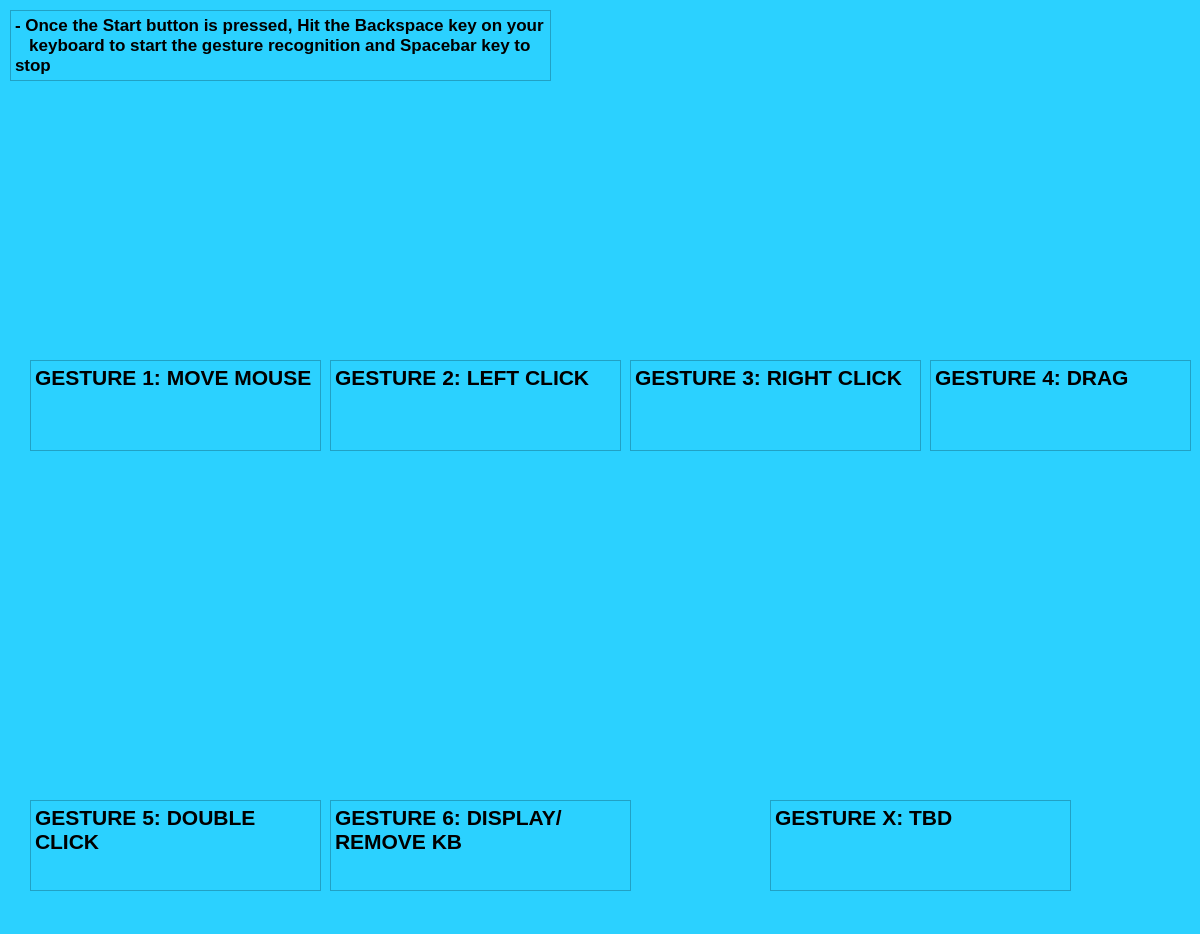
<?xml version="1.0" encoding="UTF-8"?>
<ui version="4.0">
 <class>Options</class>
 <widget class="QWidget" name="Options">
  <property name="geometry">
   <rect>
    <x>0</x>
    <y>0</y>
    <width>1200</width>
    <height>934</height>
   </rect>
  </property>
  <property name="windowTitle">
   <string>All Hands - Controls</string>
  </property>
  <property name="styleSheet">
   <string notr="true">background-color:rgb(43, 209, 255)

</string>
  </property>
  <widget class="QLabel" name="mouseImg">
   <property name="geometry">
    <rect>
     <x>60</x>
     <y>130</y>
     <width>231</width>
     <height>201</height>
    </rect>
   </property>
   <property name="text">
    <string/>
   </property>
   <property name="pixmap">
    <pixmap>../resources/move-mouse1.png</pixmap>
   </property>
  </widget>
  <widget class="QLabel" name="left_clickImg">
   <property name="geometry">
    <rect>
     <x>350</x>
     <y>150</y>
     <width>231</width>
     <height>181</height>
    </rect>
   </property>
   <property name="text">
    <string/>
   </property>
   <property name="pixmap">
    <pixmap>../resources/left-click1.png</pixmap>
   </property>
  </widget>
  <widget class="QLabel" name="right_clickImg">
   <property name="geometry">
    <rect>
     <x>660</x>
     <y>90</y>
     <width>211</width>
     <height>251</height>
    </rect>
   </property>
   <property name="text">
    <string/>
   </property>
   <property name="pixmap">
    <pixmap>../resources/right-click1.png</pixmap>
   </property>
  </widget>
  <widget class="QLabel" name="drkb_Img">
   <property name="geometry">
    <rect>
     <x>370</x>
     <y>490</y>
     <width>221</width>
     <height>291</height>
    </rect>
   </property>
   <property name="text">
    <string/>
   </property>
   <property name="pixmap">
    <pixmap>../resources/keyboard.png</pixmap>
   </property>
  </widget>
  <widget class="QTextBrowser" name="mouseText">
   <property name="geometry">
    <rect>
     <x>30</x>
     <y>360</y>
     <width>291</width>
     <height>91</height>
    </rect>
   </property>
   <property name="frameShape">
    <enum>QFrame::StyledPanel</enum>
   </property>
   <property name="lineWidth">
    <number>15</number>
   </property>
   <property name="html">
    <string>&lt;!DOCTYPE HTML PUBLIC &quot;-//W3C//DTD HTML 4.0//EN&quot; &quot;http://www.w3.org/TR/REC-html40/strict.dtd&quot;&gt;
&lt;html&gt;&lt;head&gt;&lt;meta name=&quot;qrichtext&quot; content=&quot;1&quot; /&gt;&lt;style type=&quot;text/css&quot;&gt;
p, li { white-space: pre-wrap; }
&lt;/style&gt;&lt;/head&gt;&lt;body style=&quot; font-family:'MS Shell Dlg 2'; font-size:8.25pt; font-weight:400; font-style:normal;&quot;&gt;
&lt;p style=&quot; margin-top:0px; margin-bottom:0px; margin-left:0px; margin-right:0px; -qt-block-indent:0; text-indent:0px;&quot;&gt;&lt;span style=&quot; font-family:'Times New Roman'; font-size:16pt; font-weight:600; color:#000000;&quot;&gt;GESTURE 1: MOVE MOUSE &lt;/span&gt;&lt;/p&gt;&lt;/body&gt;&lt;/html&gt;</string>
   </property>
  </widget>
  <widget class="QTextBrowser" name="leftclickText">
   <property name="geometry">
    <rect>
     <x>330</x>
     <y>360</y>
     <width>291</width>
     <height>91</height>
    </rect>
   </property>
   <property name="frameShape">
    <enum>QFrame::StyledPanel</enum>
   </property>
   <property name="lineWidth">
    <number>15</number>
   </property>
   <property name="html">
    <string>&lt;!DOCTYPE HTML PUBLIC &quot;-//W3C//DTD HTML 4.0//EN&quot; &quot;http://www.w3.org/TR/REC-html40/strict.dtd&quot;&gt;
&lt;html&gt;&lt;head&gt;&lt;meta name=&quot;qrichtext&quot; content=&quot;1&quot; /&gt;&lt;style type=&quot;text/css&quot;&gt;
p, li { white-space: pre-wrap; }
&lt;/style&gt;&lt;/head&gt;&lt;body style=&quot; font-family:'MS Shell Dlg 2'; font-size:8.25pt; font-weight:400; font-style:normal;&quot;&gt;
&lt;p style=&quot; margin-top:0px; margin-bottom:0px; margin-left:0px; margin-right:0px; -qt-block-indent:0; text-indent:0px;&quot;&gt;&lt;span style=&quot; font-family:'Times New Roman'; font-size:16pt; font-weight:600; color:#000000;&quot;&gt;GESTURE 2: LEFT CLICK&lt;/span&gt;&lt;/p&gt;
&lt;p style=&quot;-qt-paragraph-type:empty; margin-top:0px; margin-bottom:0px; margin-left:0px; margin-right:0px; -qt-block-indent:0; text-indent:0px; font-family:'Times New Roman'; font-size:16pt; font-weight:600; color:#000000;&quot;&gt;&lt;br /&gt;&lt;/p&gt;&lt;/body&gt;&lt;/html&gt;</string>
   </property>
  </widget>
  <widget class="QTextBrowser" name="rightclickText">
   <property name="geometry">
    <rect>
     <x>630</x>
     <y>360</y>
     <width>291</width>
     <height>91</height>
    </rect>
   </property>
   <property name="frameShape">
    <enum>QFrame::StyledPanel</enum>
   </property>
   <property name="lineWidth">
    <number>15</number>
   </property>
   <property name="html">
    <string>&lt;!DOCTYPE HTML PUBLIC &quot;-//W3C//DTD HTML 4.0//EN&quot; &quot;http://www.w3.org/TR/REC-html40/strict.dtd&quot;&gt;
&lt;html&gt;&lt;head&gt;&lt;meta name=&quot;qrichtext&quot; content=&quot;1&quot; /&gt;&lt;style type=&quot;text/css&quot;&gt;
p, li { white-space: pre-wrap; }
&lt;/style&gt;&lt;/head&gt;&lt;body style=&quot; font-family:'MS Shell Dlg 2'; font-size:8.25pt; font-weight:400; font-style:normal;&quot;&gt;
&lt;p style=&quot; margin-top:0px; margin-bottom:0px; margin-left:0px; margin-right:0px; -qt-block-indent:0; text-indent:0px;&quot;&gt;&lt;span style=&quot; font-family:'Times New Roman'; font-size:16pt; font-weight:600; color:#000000;&quot;&gt;GESTURE 3: RIGHT CLICK&lt;/span&gt;&lt;/p&gt;
&lt;p style=&quot;-qt-paragraph-type:empty; margin-top:0px; margin-bottom:0px; margin-left:0px; margin-right:0px; -qt-block-indent:0; text-indent:0px; font-family:'Times New Roman'; font-size:16pt; font-weight:600; color:#000000;&quot;&gt;&lt;br /&gt;&lt;/p&gt;&lt;/body&gt;&lt;/html&gt;</string>
   </property>
  </widget>
  <widget class="QTextBrowser" name="dragText">
   <property name="geometry">
    <rect>
     <x>930</x>
     <y>360</y>
     <width>261</width>
     <height>91</height>
    </rect>
   </property>
   <property name="frameShape">
    <enum>QFrame::StyledPanel</enum>
   </property>
   <property name="lineWidth">
    <number>15</number>
   </property>
   <property name="html">
    <string>&lt;!DOCTYPE HTML PUBLIC &quot;-//W3C//DTD HTML 4.0//EN&quot; &quot;http://www.w3.org/TR/REC-html40/strict.dtd&quot;&gt;
&lt;html&gt;&lt;head&gt;&lt;meta name=&quot;qrichtext&quot; content=&quot;1&quot; /&gt;&lt;style type=&quot;text/css&quot;&gt;
p, li { white-space: pre-wrap; }
&lt;/style&gt;&lt;/head&gt;&lt;body style=&quot; font-family:'MS Shell Dlg 2'; font-size:8.25pt; font-weight:400; font-style:normal;&quot;&gt;
&lt;p style=&quot; margin-top:0px; margin-bottom:0px; margin-left:0px; margin-right:0px; -qt-block-indent:0; text-indent:0px;&quot;&gt;&lt;span style=&quot; font-family:'Times New Roman'; font-size:16pt; font-weight:600; color:#000000;&quot;&gt;GESTURE 4: DRAG&lt;/span&gt;&lt;/p&gt;&lt;/body&gt;&lt;/html&gt;</string>
   </property>
  </widget>
  <widget class="QTextBrowser" name="doubleclickText">
   <property name="geometry">
    <rect>
     <x>30</x>
     <y>800</y>
     <width>291</width>
     <height>91</height>
    </rect>
   </property>
   <property name="frameShape">
    <enum>QFrame::StyledPanel</enum>
   </property>
   <property name="lineWidth">
    <number>15</number>
   </property>
   <property name="html">
    <string>&lt;!DOCTYPE HTML PUBLIC &quot;-//W3C//DTD HTML 4.0//EN&quot; &quot;http://www.w3.org/TR/REC-html40/strict.dtd&quot;&gt;
&lt;html&gt;&lt;head&gt;&lt;meta name=&quot;qrichtext&quot; content=&quot;1&quot; /&gt;&lt;style type=&quot;text/css&quot;&gt;
p, li { white-space: pre-wrap; }
&lt;/style&gt;&lt;/head&gt;&lt;body style=&quot; font-family:'MS Shell Dlg 2'; font-size:8.25pt; font-weight:400; font-style:normal;&quot;&gt;
&lt;p style=&quot; margin-top:0px; margin-bottom:0px; margin-left:0px; margin-right:0px; -qt-block-indent:0; text-indent:0px;&quot;&gt;&lt;span style=&quot; font-family:'Times New Roman'; font-size:16pt; font-weight:600; color:#000000;&quot;&gt;GESTURE 5: DOUBLE CLICK&lt;/span&gt;&lt;/p&gt;&lt;/body&gt;&lt;/html&gt;</string>
   </property>
  </widget>
  <widget class="QTextBrowser" name="drkbText">
   <property name="geometry">
    <rect>
     <x>330</x>
     <y>800</y>
     <width>301</width>
     <height>91</height>
    </rect>
   </property>
   <property name="frameShape">
    <enum>QFrame::StyledPanel</enum>
   </property>
   <property name="lineWidth">
    <number>15</number>
   </property>
   <property name="html">
    <string>&lt;!DOCTYPE HTML PUBLIC &quot;-//W3C//DTD HTML 4.0//EN&quot; &quot;http://www.w3.org/TR/REC-html40/strict.dtd&quot;&gt;
&lt;html&gt;&lt;head&gt;&lt;meta name=&quot;qrichtext&quot; content=&quot;1&quot; /&gt;&lt;style type=&quot;text/css&quot;&gt;
p, li { white-space: pre-wrap; }
&lt;/style&gt;&lt;/head&gt;&lt;body style=&quot; font-family:'MS Shell Dlg 2'; font-size:8.25pt; font-weight:400; font-style:normal;&quot;&gt;
&lt;p style=&quot; margin-top:0px; margin-bottom:0px; margin-left:0px; margin-right:0px; -qt-block-indent:0; text-indent:0px;&quot;&gt;&lt;span style=&quot; font-family:'Times New Roman'; font-size:16pt; font-weight:600; color:#000000;&quot;&gt;GESTURE 6: DISPLAY/REMOVE KB&lt;/span&gt;&lt;/p&gt;&lt;/body&gt;&lt;/html&gt;</string>
   </property>
  </widget>
  <widget class="QTextBrowser" name="infoText">
   <property name="geometry">
    <rect>
     <x>10</x>
     <y>10</y>
     <width>541</width>
     <height>71</height>
    </rect>
   </property>
   <property name="styleSheet">
    <string notr="true"/>
   </property>
   <property name="html">
    <string>&lt;!DOCTYPE HTML PUBLIC &quot;-//W3C//DTD HTML 4.0//EN&quot; &quot;http://www.w3.org/TR/REC-html40/strict.dtd&quot;&gt;
&lt;html&gt;&lt;head&gt;&lt;meta name=&quot;qrichtext&quot; content=&quot;1&quot; /&gt;&lt;style type=&quot;text/css&quot;&gt;
p, li { white-space: pre-wrap; }
&lt;/style&gt;&lt;/head&gt;&lt;body style=&quot; font-family:'MS Shell Dlg 2'; font-size:8.25pt; font-weight:400; font-style:normal;&quot;&gt;
&lt;p style=&quot; margin-top:0px; margin-bottom:0px; margin-left:0px; margin-right:0px; -qt-block-indent:0; text-indent:0px;&quot;&gt;&lt;span style=&quot; font-family:'Times New Roman'; font-size:13pt; font-weight:600; color:#000000;&quot;&gt;- Once the Start button is pressed, Hit the Backspace key on your &lt;/span&gt;&lt;/p&gt;
&lt;p style=&quot; margin-top:0px; margin-bottom:0px; margin-left:0px; margin-right:0px; -qt-block-indent:0; text-indent:0px;&quot;&gt;&lt;span style=&quot; font-family:'Times New Roman'; font-size:13pt; font-weight:600; color:#000000;&quot;&gt;   keyboard to start the gesture recognition and Spacebar key to stop&lt;/span&gt;&lt;/p&gt;&lt;/body&gt;&lt;/html&gt;</string>
   </property>
  </widget>
  <widget class="QTextBrowser" name="drkbText_2">
   <property name="geometry">
    <rect>
     <x>770</x>
     <y>800</y>
     <width>301</width>
     <height>91</height>
    </rect>
   </property>
   <property name="frameShape">
    <enum>QFrame::StyledPanel</enum>
   </property>
   <property name="lineWidth">
    <number>15</number>
   </property>
   <property name="html">
    <string>&lt;!DOCTYPE HTML PUBLIC &quot;-//W3C//DTD HTML 4.0//EN&quot; &quot;http://www.w3.org/TR/REC-html40/strict.dtd&quot;&gt;
&lt;html&gt;&lt;head&gt;&lt;meta name=&quot;qrichtext&quot; content=&quot;1&quot; /&gt;&lt;style type=&quot;text/css&quot;&gt;
p, li { white-space: pre-wrap; }
&lt;/style&gt;&lt;/head&gt;&lt;body style=&quot; font-family:'MS Shell Dlg 2'; font-size:8.25pt; font-weight:400; font-style:normal;&quot;&gt;
&lt;p style=&quot; margin-top:0px; margin-bottom:0px; margin-left:0px; margin-right:0px; -qt-block-indent:0; text-indent:0px;&quot;&gt;&lt;span style=&quot; font-family:'Times New Roman'; font-size:16pt; font-weight:600; color:#000000;&quot;&gt;GESTURE X: TBD&lt;/span&gt;&lt;/p&gt;
&lt;p style=&quot;-qt-paragraph-type:empty; margin-top:0px; margin-bottom:0px; margin-left:0px; margin-right:0px; -qt-block-indent:0; text-indent:0px; font-family:'Times New Roman'; font-size:16pt; font-weight:600; color:#000000;&quot;&gt;&lt;br /&gt;&lt;/p&gt;&lt;/body&gt;&lt;/html&gt;</string>
   </property>
  </widget>
  <widget class="QLabel" name="drag">
   <property name="geometry">
    <rect>
     <x>960</x>
     <y>60</y>
     <width>211</width>
     <height>281</height>
    </rect>
   </property>
   <property name="text">
    <string/>
   </property>
   <property name="pixmap">
    <pixmap>../resources/drag.png</pixmap>
   </property>
  </widget>
  <widget class="QLabel" name="dclick">
   <property name="geometry">
    <rect>
     <x>60</x>
     <y>490</y>
     <width>211</width>
     <height>301</height>
    </rect>
   </property>
   <property name="text">
    <string/>
   </property>
   <property name="pixmap">
    <pixmap>../resources/double-click.png</pixmap>
   </property>
  </widget>
  <zorder>left_clickImg</zorder>
  <zorder>right_clickImg</zorder>
  <zorder>drkb_Img</zorder>
  <zorder>mouseText</zorder>
  <zorder>leftclickText</zorder>
  <zorder>rightclickText</zorder>
  <zorder>dragText</zorder>
  <zorder>doubleclickText</zorder>
  <zorder>drkbText</zorder>
  <zorder>infoText</zorder>
  <zorder>drkbText_2</zorder>
  <zorder>drag</zorder>
  <zorder>dclick</zorder>
  <zorder>mouseImg</zorder>
 </widget>
 <resources/>
 <connections/>
</ui>
